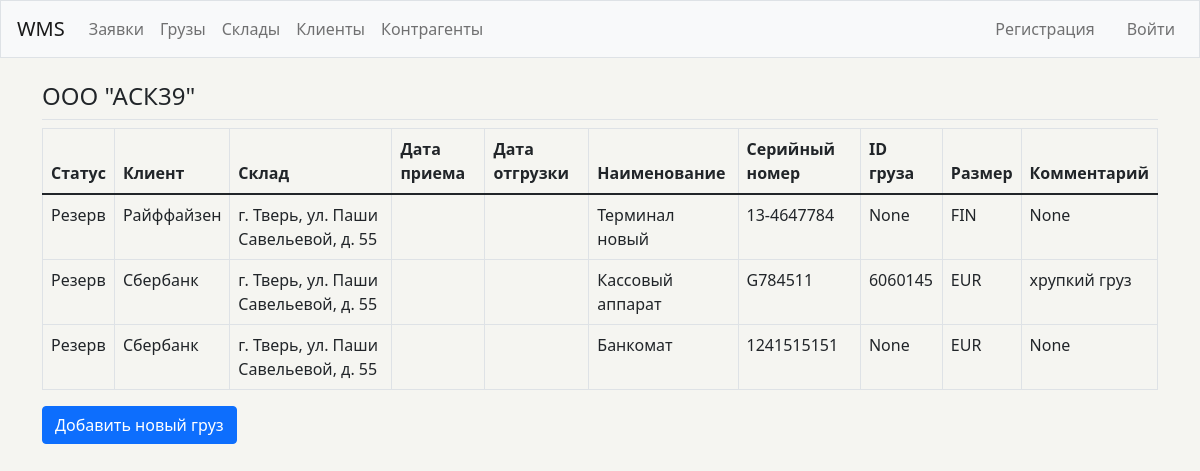
/contractors/1/, run on the app's committed database.
### wms/models.py (models this page shows, shortened)
class Contractor(models.Model):
    name = models.CharField(max_length=200)
    pub_date = models.DateTimeField('date published', auto_now_add=True)
    def __str__(self):
        return self.name

class Atm(models.Model):
    status = models.CharField(
        max_length=10,
        choices=Status.choices,
        default=Status.in_reserve,
    )
    client = models.ForeignKey(Client, on_delete=models.SET_NULL, null=True)
    storage = models.ForeignKey(Storage, on_delete=models.SET_NULL, null=True)
    name = models.CharField(max_length=200)
    serial_num = models.CharField(max_length=200)
    atm_id = models.CharField(max_length=200, blank=True, null=True)
    size = models.CharField(
        max_length=10,
        choices=Size.choices,
        default=Size.EUR,
    )
    commentary = models.CharField(max_length=200, blank=True, null=True)

class Client(models.Model):
    name = models.CharField(max_length=200)
    pub_date = models.DateTimeField('date published', auto_now_add=True)
    def __str__(self):
        return self.name

class Storage(models.Model):
    contractor = models.ForeignKey(Contractor, on_delete=models.SET_NULL, null=True)
    address = models.CharField(max_length=200)
    rate_pallet = models.DecimalField(max_digits=9999, decimal_places=2, null=True)
    rate_oversize_pallet = models.DecimalField(max_digits=9999, decimal_places=2, null=True)
    rate_volume = models.DecimalField(max_digits=9999, decimal_places=2, null=True)
    rate_in = models.DecimalField(max_digits=9999, decimal_places=2, null=True)
    rate_out = models.DecimalField(max_digits=9999, decimal_places=2, null=True)
    rate_oversize_in = models.DecimalField(max_digits=9999, decimal_places=2, null=True)
    rate_oversize_out = models.DecimalField(max_digits=9999, decimal_places=2, null=True)
    def __str__(self):
        return self.address

### wms/views.py (the view)
# urls.py: path('contractors/<int:contractor_id>/', views.contractor, name='contractor'),
def contractor(request, contractor_id):
    contractor = Contractor.objects.get(id=contractor_id)
    storages = Storage.objects.get(id=contractor_id)
    atms = storages.atm_set.order_by('storage')
    context = {'contractor': contractor, 'storages': storages, 'atms': atms}
    return render(request, 'wms/contractor.html', context)

### wms/templates/wms/contractor.html
{% extends "wms/base.html" %}
{% block page_header %}
  <h4>{{ contractor }}</h4>
{% endblock page_header %}
{% block content %}
<table class="table table-bordered">
  <thead>
    <tr>
      <th scope="col">Статус</th>
      <th scope="col">Клиент</th>
      <th scope="col">Склад</th>
      <th scope="col">Дата приема</th>
      <th scope="col">Дата отгрузки</th>
      <th scope="col">Наименование</th>
      <th scope="col">Серийный номер</th>
      <th scope="col">ID груза</th>
      <th scope="col">Размер</th>
      <th scope="col">Комментарий</th>
    </tr>
  </thead>
  <tbody>
    {% for atm in atms %}
      <tr>
        <td>{{ atm.status }}</td>
        <td>{{ atm.client }}</td>
        <td>{{ atm.storage }}</td>
        <td>{{ atm.date_in|date:'d.m.Y' }}</td>
        <td>{{ atm.date_out|date:'d.m.Y' }}</td>
        <td>{{ atm.name }}</td>
        <td>{{ atm.serial_num }}</td>
        <td>{{ atm.atm_id }}</td>
        <td>{{ atm.size }}</td>
        <td>{{ atm.commentary }}</td>
      </tr>
    {% empty %}
      <tr>
        <td>Не добавлено ни одного груза. Добавьте первый груз.</td>
      </tr>
    {% endfor %}
  </tbody>
</table>
<div>
  <a class="btn btn-primary mb-3" href="{% url 'wms:new_atm' %}">Добавить новый груз</a>
</div>
{% endblock content %}

### data on the page
Contractor: name "ООО \"АСК39\""
Atm: status "Резерв", client "Райффайзен", storage "г. Тверь, ул. Паши Савельевой, д. 55", name "Терминал новый", serial_num "13-4647784", atm_id "None", size "FIN", commentary "None"
Atm: status "Резерв", client "Сбербанк", storage "г. Тверь, ул. Паши Савельевой, д. 55", name "Кассовый аппарат", serial_num "G784511", atm_id "6060145", size "EUR", commentary "хрупкий груз"
Atm: status "Резерв", client "Сбербанк", storage "г. Тверь, ул. Паши Савельевой, д. 55", name "Банкомат", serial_num "1241515151", atm_id "None", size "EUR", commentary "None"
